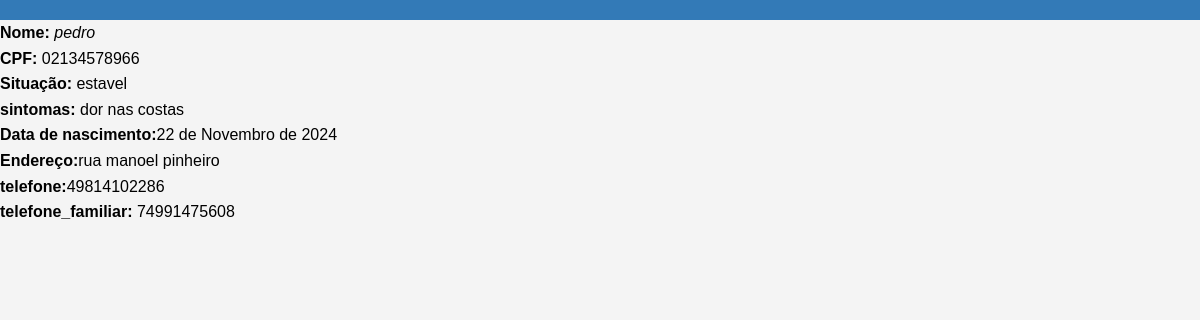
/detalharPaciente/3, run on the app's committed database.
### app1/models.py (models this page shows, shortened)
class Paciente(models.Model):
    class Situacao(models.TextChoices):
        ESTAVEL = 'Estável', 'Estável'
        PRIORITARIO = 'Prioritário', 'Prioritário'
        EMERGENCIA = 'Emergência', 'Emergência'
    nome = models.CharField(max_length=100, blank=False)
    sintoma = models.CharField(max_length=300, blank=False)
    situacao = models.CharField(max_length=12, choices=Situacao.choices, default=Situacao.ESTAVEL, blank=False)
    cpf = models.CharField(max_length=14, blank=False)
    data_nascimento = models.DateField(blank=False)
    endereco = models.CharField(max_length=250, blank=False)
    telefone = models.CharField(max_length=10, blank=False)
    telefone_familiar = models.CharField(max_length=10, blank=False)
    class Meta:
        constraints = [
            UniqueConstraint(fields=['cpf'], name='unique_paciente_cpf')  # Um nome único por paciente.
        ]

### app1/views.py (the view)
# urls.py: path('detalharPaciente/<int:id>',detalharpaciente,name='detalharPaciente'),
def detalharpaciente(request,id):
    return render(request,'detalharPaciente.html',{'paciente':Paciente.objects.get(id=id)})

### app1/templates/detalharPaciente.html (shortened to what this page needs)
<html>
 <head>
 </head>
 <header>
</header>
  <body>
    <b>Nome:</b> <td><em>{{paciente.nome}} </em> </td><br />
    <b>CPF:</b> <td>{{paciente.cpf}}</td><br />
    <b>Situação:</b> <td>{{paciente.situacao}}</td><br />
    <b>sintomas:</b> <td>{{paciente.sintoma}}</td><br />
    <b>Data de nascimento:</b><td>{{paciente.data_nascimento}}</td><br />
    <b>Endereço:</b><td>{{paciente.endereco}}</td><br />
    <b>telefone:</b></h5><td>{{paciente.telefone}}</td><br />
    <b>telefone_familiar:</b>  <td>{{paciente.telefone_familiar}}</td><br />
  </body>
</html>

### app1/templates/detalharPaciente.html (style rules this page uses)
* { margin: 0; padding: 0; box-sizing: border-box; }
body { font-family: 'Arial', sans-serif; line-height: 1.6; background-color: #f4f4f4; }
header { background-color: #337ab7; padding: 10px 0; }

### data on the page
Paciente: nome "pedro", cpf "02134578966", situacao "estavel", sintoma "dor nas costas", data_nascimento "22 de Novembro de 2024", endereco "rua manoel pinheiro", telefone "49814102286", telefone_familiar "74991475608"
